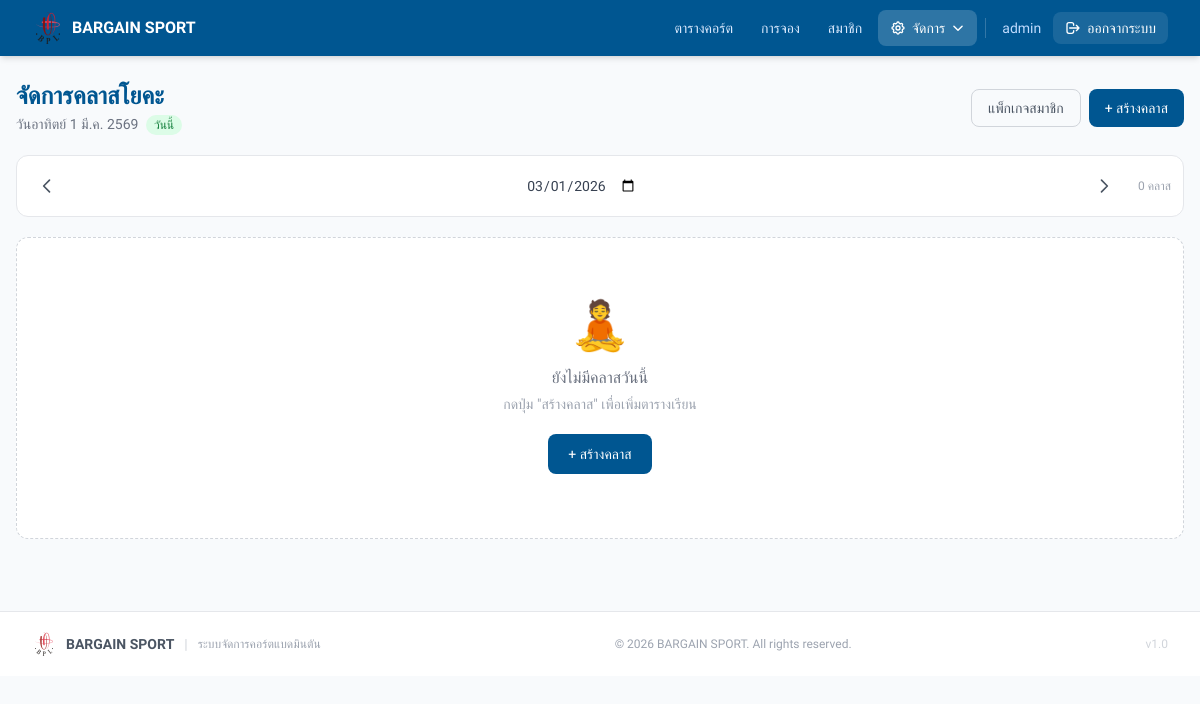
/admin/yoga_classes.php (signed in), run on an earlier commit of the app's database.
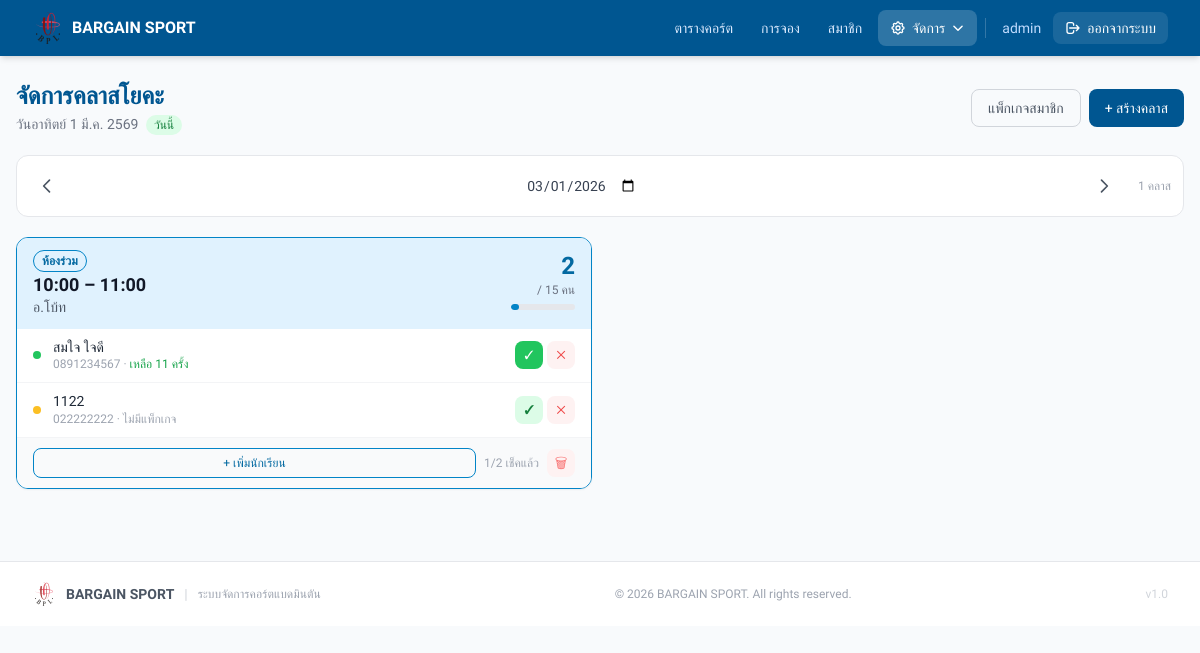
And on a later commit of the database.
### tables this page shows
CREATE TABLE `yoga_courses` (
  `id` int NOT NULL,
  `course_date` date NOT NULL,
  `start_time` time NOT NULL,
  `end_time` time NOT NULL,
  `room` varchar(30) NOT NULL DEFAULT 'à¸«à¹‰à¸­à¸‡à¸£à¹ˆà¸§à¸¡',
  `instructor` varchar(100) NOT NULL,
  `max_students` int NOT NULL DEFAULT '15',
  `notes` text,
  `created_by` int DEFAULT NULL,
  `created_at` timestamp NOT NULL DEFAULT CURRENT_TIMESTAMP
);

CREATE TABLE `yoga_bookings` (
  `id` int NOT NULL,
  `yoga_course_id` int NOT NULL,
  `student_name` varchar(100) NOT NULL,
  `student_phone` varchar(20) NOT NULL,
  `member_package_id` int DEFAULT NULL,
  `status` enum('booked','attended','cancelled') NOT NULL DEFAULT 'booked',
  `created_by` int DEFAULT NULL,
  `created_at` timestamp NOT NULL DEFAULT CURRENT_TIMESTAMP,
  `attended_at` timestamp NULL DEFAULT NULL
);

### admin/yoga_classes.php (the view, shortened to what this page needs)
<?php
require_once __DIR__ . '/../config/db.php';
$today   = date('Y-m-d');
$date    = $_GET['date'] ?? $today;
$courses = $pdo->prepare("SELECT * FROM yoga_courses WHERE course_date=? ORDER BY start_time ASC");
$courses->execute([$date]);
$courseList = $courses->fetchAll();
$courseIds = array_column($courseList, 'id');
$bookingMap = [];
if ($courseIds) {
    $in = implode(',', array_fill(0, count($courseIds), '?'));
    $bStmt = $pdo->prepare("
        SELECT yb.*, myp.sessions_total, myp.sessions_used,
               (myp.sessions_total - myp.sessions_used) AS remaining,
               myp.expiry_date
        FROM yoga_bookings yb
        LEFT JOIN member_yoga_packages myp ON myp.id = yb.member_package_id
        WHERE yb.yoga_course_id IN ($in) AND yb.status != 'cancelled'
        ORDER BY yb.created_at ASC
    ");
    $bStmt->execute($courseIds);
    foreach ($bStmt->fetchAll() as $bk) {
        $bookingMap[$bk['yoga_course_id']][] = $bk;
    }
}
$dtObj   = new DateTime($date);
$prevDay = (clone $dtObj)->modify('-1 day')->format('Y-m-d');
$nextDay = (clone $dtObj)->modify('+1 day')->format('Y-m-d');
$isToday = ($date === $today);
$thDays   = ['อาทิตย์','จันทร์','อังคาร','พุธ','พฤหัสบดี','ศุกร์','เสาร์'];
$thMonths = ['','ม.ค.','ก.พ.','มี.ค.','เม.ย.','พ.ค.','มิ.ย.','ก.ค.','ส.ค.','ก.ย.','ต.ค.','พ.ย.','ธ.ค.'];
$dayName  = $thDays[(int)$dtObj->format('w')];
$dayNum   = $dtObj->format('j');
$monName  = $thMonths[(int)$dtObj->format('n')];
$yearBE   = (int)$dtObj->format('Y') + 543;
$dateLabel = "วัน{$dayName} {$dayNum} {$monName} {$yearBE}";
$roomColors = [
    'ห้องร่วม' => ['bg'=>'#e0f2fe','border'=>'#0284c7','text'=>'#0369a1','badge'=>'bg-sky-100 text-sky-800'],
    'ห้องเล็ก' => ['bg'=>'#dcfce7','border'=>'#16a34a','text'=>'#15803d','badge'=>'bg-green-100 text-green-800'],
    'ห้องใหญ่' => ['bg'=>'#fef9c3','border'=>'#ca8a04','text'=>'#a16207','badge'=>'bg-yellow-100 text-yellow-800'],
];
?>
<!doctype html>
<html lang="th">
<head>
  <script src="https://cdn.tailwindcss.com"></script>
</head>
<body style="background:#f8fafc;" class="min-h-screen">
<?php include __DIR__ . '/../includes/header.php'; ?>
<div class="max-w-7xl mx-auto px-4 py-6">
  <div class="flex flex-col sm:flex-row sm:items-center sm:justify-between gap-3 mb-5">
    <div>
      <h1 class="text-2xl font-bold" style="color:#005691;">จัดการคลาสโยคะ</h1>
      <p class="text-gray-500 text-sm mt-0.5"><?= $dateLabel ?><?= $isToday ? ' <span class="inline-block bg-green-100 text-green-700 text-xs px-2 py-0.5 rounded-full font-medium ml-1">วันนี้</span>' : '' ?></p>
    </div>
    <div class="flex gap-2">
      <a href="/admin/yoga_packages.php"
         class="flex items-center gap-1.5 px-4 py-2 text-sm border border-gray-300 rounded-lg text-gray-600 hover:bg-gray-50 transition-colors">
        แพ็กเกจสมาชิก
      </a>
      <button onclick="document.getElementById('createModal').classList.remove('hidden')"
              class="flex items-center gap-1.5 px-4 py-2 text-sm text-white rounded-lg font-medium transition-opacity hover:opacity-90"
              style="background:#005691;">
        + สร้างคลาส
      </button>
    </div>
  </div>
  <div class="bg-white rounded-xl border border-gray-200 p-3 mb-5 flex items-center gap-2">
    <a href="?date=<?= $prevDay ?>"
       class="p-2 rounded-lg hover:bg-gray-100 text-gray-600 transition-colors">
      <svg class="w-5 h-5" fill="none" stroke="currentColor" viewBox="0 0 24 24"><path stroke-linecap="round" stroke-linejoin="round" stroke-width="2" d="M15 19l-7-7 7-7"/></svg>
    </a>
    <form method="get" class="flex-1 flex justify-center">
      <input type="date" name="date" value="<?= $date ?>"
             onchange="this.form.submit()"
             class="text-center text-sm font-medium text-gray-700 border-0 outline-none bg-transparent cursor-pointer">
    </form>
    <a href="?date=<?= $nextDay ?>"
       class="p-2 rounded-lg hover:bg-gray-100 text-gray-600 transition-colors">
      <svg class="w-5 h-5" fill="none" stroke="currentColor" viewBox="0 0 24 24"><path stroke-linecap="round" stroke-linejoin="round" stroke-width="2" d="M9 5l7 7-7 7"/></svg>
    </a>
    <span class="text-xs text-gray-400 ml-2"><?= count($courseList) ?> คลาส</span>
  </div>
  <?php if (empty($courseList)): ?>
  <div class="bg-white rounded-xl border border-dashed border-gray-300 p-16 text-center">
    <div class="text-5xl mb-4">🧘</div>
    <p class="text-gray-500 font-medium">ยังไม่มีคลาสวันนี้</p>
    <p class="text-gray-400 text-sm mt-1 mb-5">กดปุ่ม "สร้างคลาส" เพื่อเพิ่มตารางเรียน</p>
    <button onclick="document.getElementById('createModal').classList.remove('hidden')"
            class="px-5 py-2.5 text-sm text-white rounded-lg font-medium" style="background:#005691;">
      + สร้างคลาส
    </button>
  </div>
  <?php else: ?>
  <div class="grid grid-cols-1 lg:grid-cols-2 xl:grid-cols-3 gap-4">
    <?php foreach ($courseList as $c):
      $rc       = $roomColors[$c['room']] ?? $roomColors['ห้องร่วม'];
      $bookings = $bookingMap[$c['id']] ?? [];
      $total    = count($bookings);
      $attended = count(array_filter($bookings, fn($b) => $b['status']==='attended'));
      $pct      = $c['max_students'] > 0 ? round($total / $c['max_students'] * 100) : 0;
    ?>
    <div class="bg-white rounded-xl border overflow-hidden shadow-sm" style="border-color:<?= $rc['border'] ?>;">
      <div class="px-4 py-3 flex items-start justify-between" style="background:<?= $rc['bg'] ?>;">
        <div>
          <div class="flex items-center gap-2 mb-0.5">
            <span class="text-xs font-semibold px-2 py-0.5 rounded-full border" style="color:<?= $rc['text'] ?>;border-color:<?= $rc['border'] ?>;">
              <?= $c['room'] ?>
            </span>
          </div>
          <p class="font-bold text-gray-900 text-lg leading-tight">
            <?= substr($c['start_time'],0,5) ?> – <?= substr($c['end_time'],0,5) ?>
          </p>
          <p class="text-sm text-gray-600">อ.<?= htmlspecialchars($c['instructor']) ?></p>
        </div>
        <div class="text-right">
          <p class="text-2xl font-bold" style="color:<?= $rc['text'] ?>;"><?= $total ?></p>
          <p class="text-xs text-gray-500">/ <?= $c['max_students'] ?> คน</p>
          <div class="w-16 h-1.5 bg-gray-200 rounded-full mt-1.5 overflow-hidden">
            <div class="h-full rounded-full transition-all" style="width:<?= $pct ?>%;background:<?= $rc['border'] ?>;"></div>
          </div>
        </div>
      </div>
      <div class="divide-y divide-gray-100">
        <?php foreach ($bookings as $bk): ?>
        <div class="px-4 py-2.5 flex items-center gap-3">
          <div class="w-2 h-2 rounded-full shrink-0 <?= $bk['status']==='attended' ? 'bg-green-500' : 'bg-amber-400' ?>"></div>
          <div class="flex-1 min-w-0">
            <p class="font-medium text-gray-800 text-sm leading-tight truncate"><?= htmlspecialchars($bk['student_name']) ?></p>
            <p class="text-xs text-gray-400"><?= htmlspecialchars($bk['student_phone']) ?>
              <?php if ($bk['member_package_id']): ?>
              · <span class="<?= ($bk['remaining'] ?? 0) <= 2 ? 'text-red-500' : 'text-green-600' ?> font-medium">
                  เหลือ <?= max(0, (int)($bk['remaining'] ?? 0)) ?> ครั้ง
                </span>
              <?php else: ?>
              · <span class="text-gray-400">ไม่มีแพ็กเกจ</span>
              <?php endif; ?>
            </p>
          </div>
          <div class="flex items-center gap-1 shrink-0">
            <?php if ($bk['status'] !== 'attended'): ?>
            <form method="post" class="inline">
              <button type="submit" title="เช็คชื่อ"
                      class="w-7 h-7 bg-green-100 text-green-700 rounded-lg flex items-center justify-center hover:bg-green-200 transition-colors text-xs font-bold">✓</button>
            </form>
            <?php else: ?>
            <span class="w-7 h-7 bg-green-500 text-white rounded-lg flex items-center justify-center text-xs">✓</span>
            <?php endif; ?>
            <form method="post" class="inline" onsubmit="return confirm('ยกเลิกการจองของ <?= htmlspecialchars($bk['student_name'], ENT_QUOTES) ?> ?')">
              <button type="submit" title="ยกเลิก"
                      class="w-7 h-7 bg-red-50 text-red-500 rounded-lg flex items-center justify-center hover:bg-red-100 transition-colors text-xs">✕</button>
            </form>
          </div>
        </div>
        <?php endforeach; ?>
      </div>
      <div class="px-4 py-2.5 bg-gray-50 border-t border-gray-100 flex items-center gap-2">
        <button onclick="openAddStudent(<?= $c['id'] ?>, '<?= htmlspecialchars($c['room'].' '.$c['instructor'], ENT_QUOTES) ?>')"
                class="flex-1 flex items-center justify-center gap-1.5 py-1.5 text-xs font-medium rounded-lg border transition-colors hover:bg-white"
                style="color:<?= $rc['text'] ?>;border-color:<?= $rc['border'] ?>;">
          + เพิ่มนักเรียน
        </button>
        <span class="text-xs text-gray-400"><?= $attended ?>/<?= $total ?> เช็คแล้ว</span>
        <form method="post" class="inline" onsubmit="return confirm('ลบคลาสนี้?')">
          <button type="submit" title="ลบคลาส"
                  class="w-7 h-7 bg-red-50 text-red-400 rounded-lg flex items-center justify-center hover:bg-red-100 transition-colors text-sm">🗑</button>
        </form>
      </div>
    </div>
    <?php endforeach; ?>
  </div>
  <?php endif; ?>
</div>
<?php include __DIR__ . '/../includes/footer.php'; ?>
</body>
</html>

### includes/header.php (shortened to what this page needs)
<?php
$_isAdmin = !empty($_SESSION['user']) && $_SESSION['user']['role'] === 'admin';
$_username = htmlspecialchars($_SESSION['user']['name'] ?? $_SESSION['user']['username'] ?? 'ผู้ใช้');
?>
<nav style="background:#005691;" class="sticky top-0 z-50 shadow-md">
  <div class="max-w-7xl mx-auto px-4 sm:px-6 lg:px-8">
    <div class="flex justify-between items-center h-14">
      <a href="/" class="flex items-center gap-2 shrink-0">
        <img src="/logo/BPL.png" alt="BPL" class="w-8 h-8 object-contain rounded">
        <span class="text-white font-semibold text-base">BARGAIN SPORT</span>
      </a>
      <div class="hidden md:flex items-center gap-1">
        <a href="/timetable_detail.php"
           class="px-3 py-2 text-sm text-blue-100 hover:text-white hover:bg-white/10 rounded-lg transition-colors">
          ตารางคอร์ต
        </a>
        <a href="/bookings/"
           class="px-3 py-2 text-sm text-blue-100 hover:text-white hover:bg-white/10 rounded-lg transition-colors">
          การจอง
        </a>
        <a href="/members/search.php"
           class="px-3 py-2 text-sm text-blue-100 hover:text-white hover:bg-white/10 rounded-lg transition-colors">
          สมาชิก
        </a>
        <?php if ($_isAdmin): ?>
        <div class="relative" id="admin-dd-wrap">
          <button id="admin-dd-btn" type="button"
                  class="flex items-center gap-1.5 px-3 py-2 text-sm text-blue-100 hover:text-white hover:bg-white/10 rounded-lg transition-colors">
            จัดการ
            <svg id="admin-dd-chevron" class="w-3.5 h-3.5 transition-transform duration-200" fill="none" stroke="currentColor" viewBox="0 0 24 24">
              <path stroke-linecap="round" stroke-linejoin="round" stroke-width="2.5" d="M19 9l-7 7-7-7"/>
            </svg>
          </button>
        </div>
        <?php endif; ?>
        <?php if (!empty($_SESSION['user'])): ?>
        <span class="text-sm text-blue-200 px-2 hidden lg:inline"><?= $_username ?></span>
        <?php endif; ?>
        <a href="/auth/logout.php"
           class="flex items-center gap-1.5 px-3 py-1.5 text-sm text-white rounded-lg bg-white/10 hover:bg-red-500 transition-colors">
          <svg class="w-4 h-4" fill="none" stroke="currentColor" viewBox="0 0 24 24">
            <path stroke-linecap="round" stroke-linejoin="round" stroke-width="2"
                  d="M17 16l4-4m0 0l-4-4m4 4H7m6 4v1a3 3 0 01-3 3H6a3 3 0 01-3-3V7a3 3 0 013-3h4a3 3 0 013 3v1"/>
          </svg>
          ออกจากระบบ
        </a>
      </div>
    </div>
  </div>
</nav>

### includes/footer.php
<footer class="mt-12 border-t border-gray-200 bg-white">
  <div class="max-w-7xl mx-auto px-4 sm:px-6 lg:px-8 py-5">
    <div class="flex flex-col sm:flex-row items-center justify-between gap-3">
      <div class="flex items-center gap-2.5">
        <img src="/logo/BPL.png" alt="BPL" class="w-6 h-6 object-contain rounded opacity-80">
        <span class="text-sm font-semibold text-gray-600">BARGAIN SPORT</span>
        <span class="text-gray-300 text-sm">|</span>
        <span class="text-xs text-gray-400">ระบบจัดการคอร์ตแบดมินตัน</span>
      </div>
      <p class="text-xs text-gray-400 order-last sm:order-none">
        &copy; <?= date('Y') ?> BARGAIN SPORT. All rights reserved.
      </p>
      <span class="text-xs text-gray-300 font-mono">v1.0</span>
    </div>
  </div>
</footer>

### admin/yoga_classes.php (style rules this page uses)
* { font-family: 'Prompt', sans-serif !important; }

### includes/header.php (style rules this page uses)
* { font-family: 'Prompt', sans-serif !important; }
nav a.nav-on, nav button.nav-on { background: rgba(255,255,255,0.18) !important; color: #fff !important; }

What changed in the data, as far as the page shows it:
added yoga_courses: room "ห้องร่วม", start_time "10:00", end_time "11:00", instructor "โบ้ท", id "2", max_students "15", id "1"
added yoga_bookings: student_name "สมใจ ใจดี", student_phone "0891234567", max(0, (int)($bk['remaining'] ?? 0)) "11"
added yoga_bookings: student_name "1122", student_phone "022222222", shows "ไม่มีแพ็กเกจ"
Also different on the page:
count($courseList): "0" → "1"
text no longer shown: "🧘 ยังไม่มีคลาสวันนี้ กดปุ่ม \"สร้างคลาส\" เพื่อเพิ่มตารางเรียน + สร้างคลาส"
